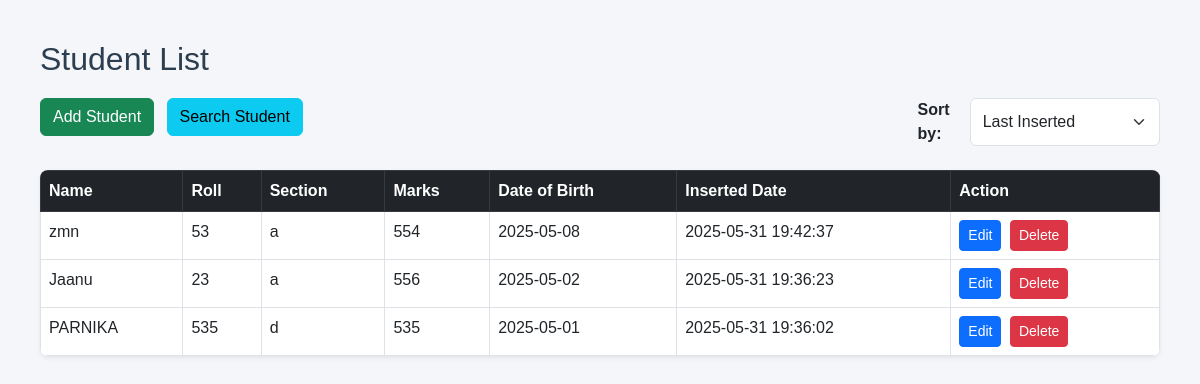
The page / on the database its author committed.
### tables this page shows
CREATE TABLE students (
        id INTEGER PRIMARY KEY AUTOINCREMENT,
        name TEXT NOT NULL,
        roll TEXT NOT NULL,
        section TEXT,
        marks INTEGER,
        dob TEXT,
        added_on TEXT
    );

### app.py (the view)
@app.route('/')
def index():
    sort = request.args.get('sort', 'last')  # default sort
    if sort == 'name':
        order_clause = 'name COLLATE NOCASE'
    elif sort == 'roll':
        order_clause = 'roll'
    else:
        order_clause = 'id DESC'  # last inserted
    conn = sqlite3.connect('students.db')
    conn.row_factory = sqlite3.Row
    students = conn.execute(f'SELECT * FROM students ORDER BY {order_clause}').fetchall()
    conn.close()
    return render_template('index.html', students=students, sort=sort)

### templates/index.html (shortened to what this page needs)
<!DOCTYPE html>
<html>
<head>
  <link href="https://cdn.jsdelivr.net/npm/bootstrap@5.3.0/dist/css/bootstrap.min.css" rel="stylesheet">
</head>
<body>
  <h2>Student List</h2>
  <div class="mb-3 d-flex justify-content-between flex-wrap">
    <div class="mb-2">
      <a href="/add" class="btn btn-success me-2">Add Student</a>
      <a href="/search" class="btn btn-info">Search Student</a>
    </div>
    <form method="get" action="/" class="d-flex mb-2">
      <label class="me-2 fw-bold align-self-center">Sort by:</label>
      <select name="sort" class="form-select" onchange="this.form.submit()">
        <option value="last" {% if sort == 'last' %}selected{% endif %}>Last Inserted</option>
      </select>
    </form>
  </div>
  {% if students %}
  <table class="table table-bordered table-hover shadow-sm">
    <thead class="table-dark">
      <tr>
        <th>Name</th>
        <th>Roll</th>
        <th>Section</th>
        <th>Marks</th>
        <th>Date of Birth</th>
        <th>Inserted Date</th>
        <th>Action</th>
      </tr>
    </thead>
    <tbody>
      {% for student in students %}
      <tr>
        <td>{{ student[1] }}</td>
        <td>{{ student[2] }}</td>
        <td>{{ student[3] or '-' }}</td>
        <td>{{ student[4] or '-' }}</td>
        <td>{{ student[5] or '-' }}</td>
        <td>{{ student[6] }}</td>
        <td>
          <a href="/edit/{{ student[0] }}" class="btn btn-primary btn-sm me-1">Edit</a>
          <form method="POST" action="/delete/{{ student[0] }}" style="display:inline;" onsubmit="return confirm('Delete this student?');">
            <button class="btn btn-danger btn-sm">Delete</button>
          </form>
        </td>
      </tr>
      {% endfor %}
    </tbody>
  </table>
  {% else %}
    <div class="alert alert-warning">No students found.</div>
  {% endif %}
</body>
</html>

### templates/index.html (style rules this page uses)
body { background: #f4f6f9; font-family: Arial, sans-serif; padding: 40px; }
h2 { color: #2c3e50; margin-bottom: 20px; }
table { background: white; border-radius: 8px; overflow: hidden; }

### rows shown on the page
students: name "zmn", roll "53", section "a", marks "554", dob "2025-05-08", added_on "2025-05-31 19:42:37"
students: name "Jaanu", roll "23", section "a", marks "556", dob "2025-05-02", added_on "2025-05-31 19:36:23"
students: name "PARNIKA", roll "535", section "d", marks "535", dob "2025-05-01", added_on "2025-05-31 19:36:02"
